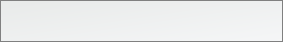
<?xml version="1.0" encoding="UTF-8"?>
<ui version="4.0">
 <class>RocketComponentConfigurationDialog</class>
 <widget class="QWidget" name="RocketComponentConfigurationDialog">
  <property name="geometry">
   <rect>
    <x>0</x>
    <y>0</y>
    <width>283</width>
    <height>42</height>
   </rect>
  </property>
  <property name="windowTitle">
   <string/>
  </property>
  <property name="styleSheet">
   <string notr="true">QWidget#RocketComponentConfigurationDialog {
	border: 1px solid gray;
	background-color: qlineargradient(spread:pad, x1:0, y1:0, x2:1, y2:1, stop:0 rgba(232, 234, 233, 255), stop:1 rgba(245, 246, 247, 255));
}

QSpinBox, QDoubleSpinBox {
	min-height: 20px;
	max-height: 20px;
}

QLabel, QCheckBox, QRadioButton {
	font-family: &quot;Arial&quot;;
	font-size: 13px;
	color: rgb(100,100,100);
	font-weight: bold;
}

QCheckBox {
	font-size: 22px;
	font-weight: bold;
	color: rgb(243,154,41);
}

QCheckBox:hover {
	color: rgb(229, 138, 34);
}

QCheckBox:pressed {
	color: rgb(243,154,41);
}

QCheckBox::indicator {
	width: 20px;
	height: 20px;
}

QCheckBox::indicator:unchecked {
	image: url(:/images/icon-x-32x32.png);
 }

QCheckBox::indicator:checked {
	image: url(:/images/icon-checked-ball-32x32.png);
 }

QLabel, QCheckBox, QPushButton {
	font-family: &quot;Arial&quot;;
	font-weight: bold;
}

QLabel#labelTitle {
	font-size: 22px;
	color: rgb(243,154,41);
}

QPushButton {
	min-height: 25px;
	min-width: 150px;
	font-size: 10t;
	border: 1px solid grey;
	color: rgb(100,100,100);
	border-radius: 3px;
	/*background-color: qlineargradient(spread:pad, x1:0, y1:0, x2:1, y2:0, stop:0 rgba(232, 234, 233, 255), stop:1 rgba(245, 246, 247, 255));*/
	background-color: qlineargradient(spread:pad, x1:0, y1:0, x2:1, y2:1, stop:0 rgba(232, 234, 233, 255), stop:1 rgba(245, 246, 247, 255));
}

QPushButton:disabled {
	background-color: rgb(220, 220, 220);
    color: rgb(150, 150, 150);
}

QPushButton:disabled:unchecked {
	background-color: rgb(220, 220, 220);
    color: rgb(150, 150, 150);
}

QPushButton:disabled:checked {
	background-color: rgb(200, 200, 200);
	color: rgb(125, 125, 125);
}

QPushButton:hover {
	background-color: qlineargradient(spread:pad, x1:0, y1:0, x2:1, y2:0, stop:0 rgba(222, 224, 223, 255), stop:1 rgba(245, 246, 247, 255));
}

QPushButton:pressed {
	border: 1px solid rgb(50,50,50);
}

QPushButton:checked {
	color: white;
	background-color: rgb(243,154,41);
 }

QPushButton#buttonClose {
	min-height: 18px;
	max-height: 18px;
	min-width: 18px;
	max-width: 18px;
	background-color: transparent;
	border: 0px;
}

QPushButton#buttonClose::hover {
	
	background-color: qradialgradient(spread:pad, cx:0.5, cy:0.5, radius:0.6, fx:0.506, fy:0.5, stop:0 rgb(243,154,41), stop:1 rgba(247, 247, 247, 0));
}</string>
  </property>
  <layout class="QVBoxLayout" name="mainLayout">
   <property name="margin">
    <number>4</number>
   </property>
   <item>
    <layout class="QHBoxLayout" name="horizontalLayout">
     <item>
      <widget class="QLabel" name="labelTitle">
       <property name="text">
        <string/>
       </property>
      </widget>
     </item>
     <item>
      <widget class="QPushButton" name="buttonClose">
       <property name="toolTip">
        <string>Close</string>
       </property>
       <property name="text">
        <string/>
       </property>
       <property name="icon">
        <iconset resource="RocketPlugin.qrc">
         <normaloff>:/images/icon-exit-darkgrey-32x32.png</normaloff>:/images/icon-exit-darkgrey-32x32.png</iconset>
       </property>
       <property name="iconSize">
        <size>
         <width>16</width>
         <height>16</height>
        </size>
       </property>
       <property name="flat">
        <bool>true</bool>
       </property>
      </widget>
     </item>
    </layout>
   </item>
   <item>
    <layout class="QVBoxLayout" name="contextWidgetLayout"/>
   </item>
  </layout>
 </widget>
 <resources>
  <include location="RocketPlugin.qrc"/>
 </resources>
 <connections/>
</ui>
